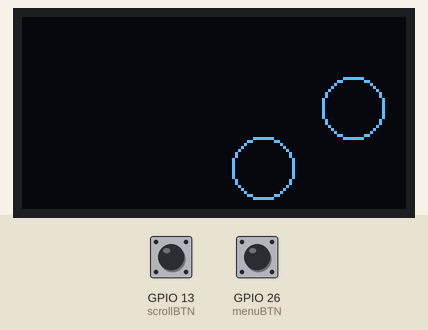
This program was run on a simulated Raspberry Pi (BCM pin numbers). Parts: 128×64 one-colour display. The inputs (shaded band) are chosen by the test bench; at power-on: GPIO 13 (scrollBTN) HIGH, GPIO 26 (menuBTN) HIGH.

Above: at 1.2 s.
1.3 s: GPIO 13 (scrollBTN) pulled LOW for 0.15 s
At 1.42 s:
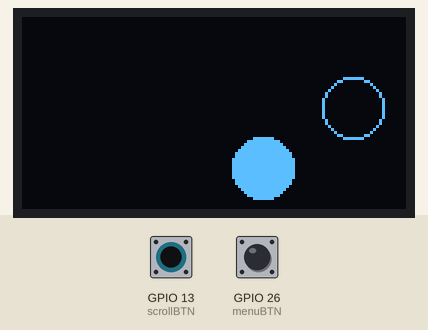
2.9 s: GPIO 26 (menuBTN) pulled LOW for 0.15 s
At 3.02 s:
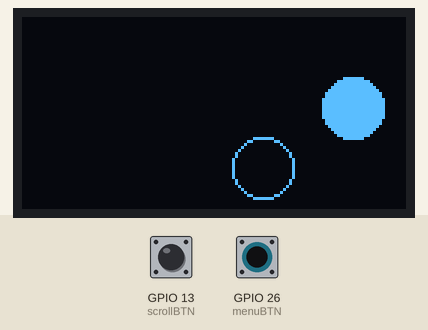
Timing chart, 0 to 5.9 s (numbered marks = the images above; inputs shaded):
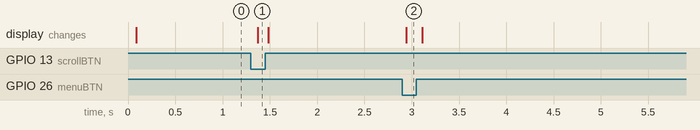

The program:

btn.py
```python
import board
import busio
from digitalio import DigitalInOut, Direction, Pull
from PIL import Image, ImageDraw
import adafruit_ssd1306

# Create the I2C interface.
i2c = busio.I2C(board.SCL, board.SDA)
# Create the SSD1306 OLED class.
disp = adafruit_ssd1306.SSD1306_I2C(128, 64, i2c)

# Input pins:
scrollBTN = DigitalInOut(board.D13)
scrollBTN.direction = Direction.INPUT
scrollBTN.pull = Pull.UP

menuBTN = DigitalInOut(board.D26)
menuBTN.direction = Direction.INPUT
menuBTN.pull = Pull.UP

# Clear display.
disp.fill(0)
disp.show()

# Create blank image for drawing.
# Make sure to create image with mode '1' for 1-bit color.
width = disp.width
height = disp.height
image = Image.new("1", (width, height))

# Get drawing object to draw on image.
draw = ImageDraw.Draw(image)

# Draw a black filled box to clear the image.
draw.rectangle((0, 0, width, height), outline=0, fill=0)


while True:

    if scrollBTN.value:  # button is released
        draw.ellipse((70, 40, 90, 60), outline=255, fill=0)  # scroll button
    else:  # button is pressed:
        draw.ellipse((70, 40, 90, 60), outline=255, fill=1)  # scroll button filled

    if menuBTN.value:  # button is released
        draw.ellipse((100, 20, 120, 40), outline=255, fill=0)  # menu button
    else:  # button is pressed:
        draw.ellipse((100, 20, 120, 40), outline=255, fill=1)  # menu button filled

    disp.image(image)
    disp.show()
```

Measured:
- after the input at 1.3 s, the display: changes after 0.07 s (image 1)
- after the input at 2.9 s, the display: changes at once (image 2)
